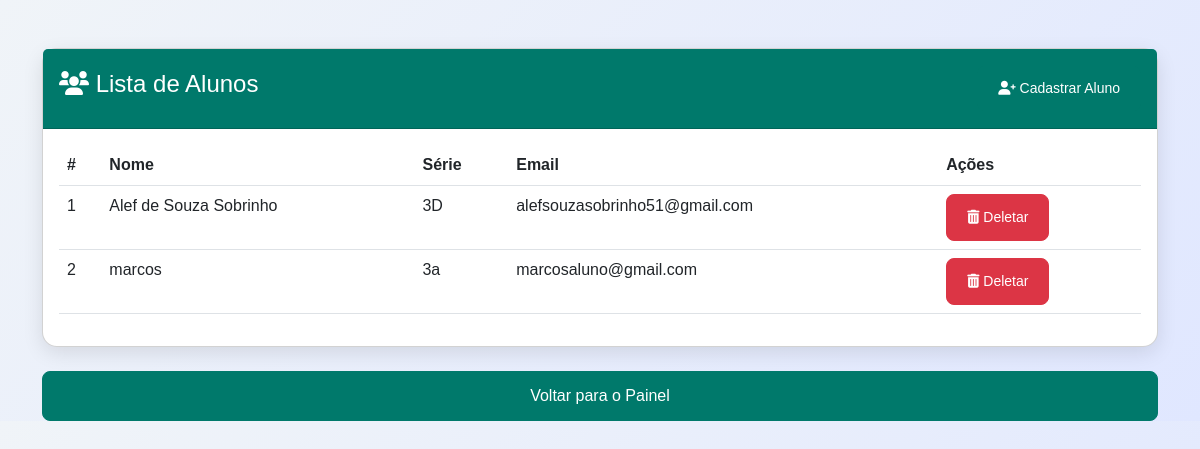
Page /frontend/lista_alunos.php (signed in) on the earlier database version.
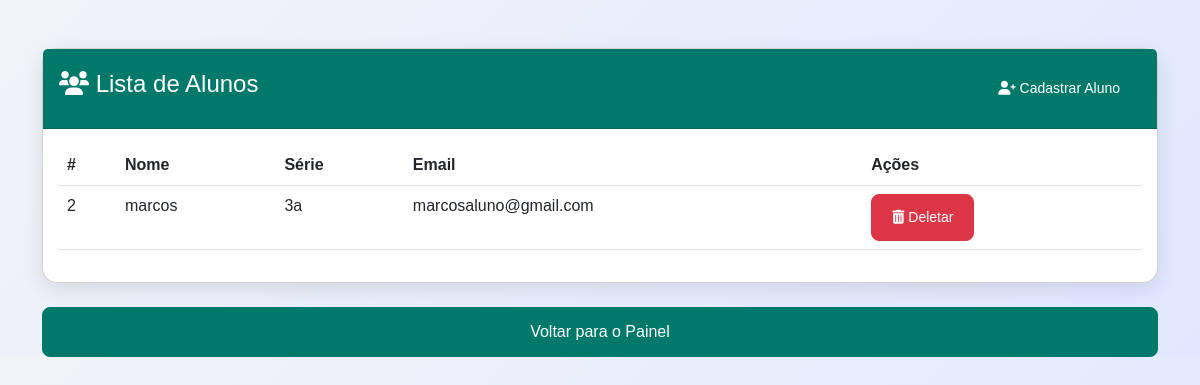
Same page on the later database version.
### tables this page shows
CREATE TABLE `alunos` (
  `id` int(11) NOT NULL,
  `nome` varchar(255) NOT NULL,
  `serie` varchar(50) NOT NULL,
  `email` varchar(255) NOT NULL,
  `senha` varchar(255) NOT NULL,
  `professor_id` int(11) DEFAULT NULL
);

### frontend/lista_alunos.php (the view, shortened to what this page needs)
<!DOCTYPE html>
<html lang="pt">
<head>
    <link href="https://cdn.jsdelivr.net/npm/bootstrap@5.3.0/dist/css/bootstrap.min.css" rel="stylesheet">
    <link href="https://cdnjs.cloudflare.com/ajax/libs/font-awesome/6.0.0-beta3/css/all.min.css" rel="stylesheet">
    <link rel="stylesheet" href="_css/lista_alunos.css">
</head>
<body>
    <div class="container mt-5">
        <div class="card">
            <div class="card-header">
                <div class="d-flex justify-content-between align-items-center">
                    <h4><i class="fas fa-users"></i> Lista de Alunos</h4>
                    <a href="cadastro_aluno.php" class="btn btn-primary btn-sm">
                        <i class="fas fa-user-plus"></i> Cadastrar Aluno
                    </a>
                </div>
            </div>
            <div class="card-body">
                <?php
                require '../includes/conn.php';
                $sql = "SELECT id, nome, serie, email FROM alunos";
                $result = $conn->query($sql);
                if ($result->num_rows > 0) {
                    echo "<table class='table table-hover'>
                            <thead>
                                <tr>
                                    <th>#</th>
                                    <th>Nome</th>
                                    <th>Série</th>
                                    <th>Email</th>
                                    <th>Ações</th>
                                </tr>
                            </thead>
                            <tbody>";
                    while ($row = $result->fetch_assoc()) {
                        echo "<tr>
                                <td>" . $row['id'] . "</td>
                                <td>" . $row['nome'] . "</td>
                                <td>" . $row['serie'] . "</td>
                                <td>" . $row['email'] . "</td>
                                <td>
                                    <a href='?deletar=" . $row['id'] . "' class='btn btn-danger btn-sm'>
                                        <i class='fas fa-trash-alt'></i> Deletar
                                    </a>
                                </td>
                            </tr>";
                    }
                    echo "</tbody></table>";
                } else {
                    echo "<p>Nenhum aluno cadastrado.</p>";
                }
                ?>
            </div>
        </div>
        <br>
                <a href="dashboard.php" class="btn btn-primary w-100" id="voltaDashboardId">Voltar para o Painel</a>
                <br>
    </div>
</body>
</html>

### frontend/_css/lista_alunos.css (style rules this page uses)
body { background: linear-gradient(135deg, #f0f4f8, #e0e7ff); font-family: 'Arial', sans-serif; color: #212121; }
.container { margin-top: 40px; }
.card { border-radius: 15px; box-shadow: 0px 6px 20px rgba(0, 0, 0, 0.1); }
.card-header { background-color: #00796b; color: white; border-radius: 15px 15px 0 0; padding: 1rem; }
.btn-primary { background-color: #00796b; border-color: #00796b; padding: 12px 20px; border-radius: 8px; transition: all 0.3s ease; }
.btn-danger { background-color: #dc3545; border-color: #dc3545; padding: 12px 20px; border-radius: 8px; transition: all 0.3s ease; }

Differences in the rows shown:
removed alunos: id "1", nome "Alef de Souza Sobrinho", serie "3D", email "alefsouzasobrinho51@gmail.com"
